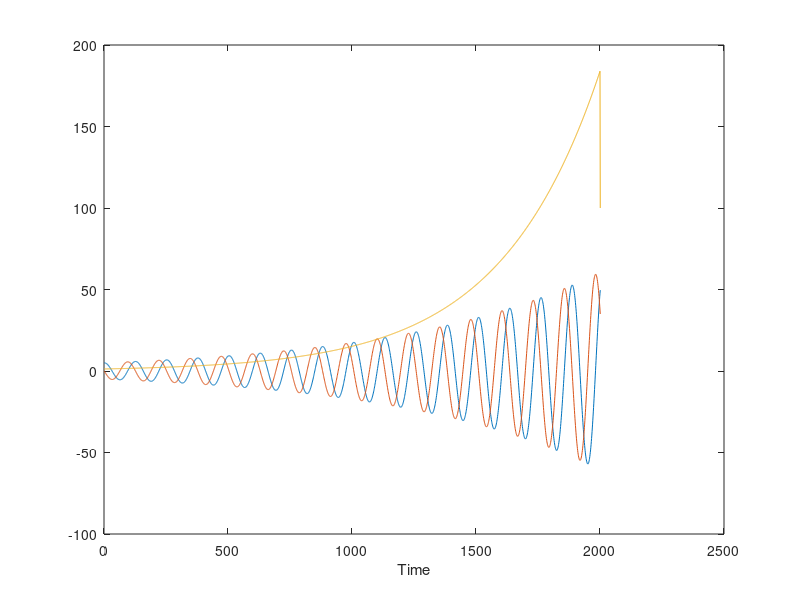

The MATLAB script that drew this image: (Note: this script raises an error after producing the figure.)
%Script to model oscillation of a spring using the euler method

%Constants
k = 0.1; %spring constant
m = 0.1; %mass attached
h = 0.05; %step size

time = [0:h:100];
x = [0:h:100];
v = [0:h:100];
eTot = [0:h:100];

%Initial conditions
x(1) = 5;
v(1) = 0;



%use euler method to calculate position and velocity over time
for n = 1:(length(time) - 1)
     
     v(n+1)= v(n) + (h * (-1) * (k/m)*x(n));
     
     x(n+1) = x(n) + (h * v(n));
     
     %Calculate total system energy
     eTot(n) = (0.5 * k * (x(n)^2)) + (0.5 * m * (v(n)^2));
     
end

%plot system
plot(x)
hold on
plot(v)
plot(eTot)
xlabel('Time')
legend('Position','Velocity','Total Energy')
axis([0 100  -15 15])
title('Numerical model of oscillating spring')
hold off